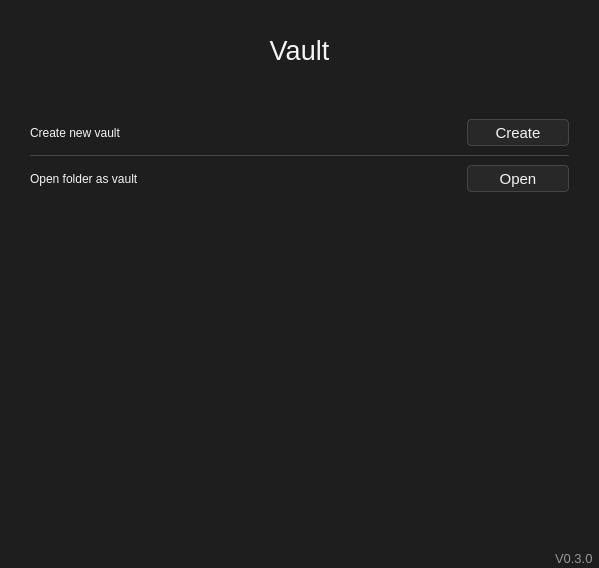
<?xml version="1.0" encoding="UTF-8"?>
<ui version="4.0">
 <class>VaultTitle</class>
 <widget class="QWidget" name="VaultTitle">
  <property name="geometry">
   <rect>
    <x>0</x>
    <y>0</y>
    <width>599</width>
    <height>568</height>
   </rect>
  </property>
  <property name="minimumSize">
   <size>
    <width>599</width>
    <height>568</height>
   </size>
  </property>
  <property name="maximumSize">
   <size>
    <width>599</width>
    <height>568</height>
   </size>
  </property>
  <property name="windowTitle">
   <string>Form</string>
  </property>
  <property name="styleSheet">
   <string notr="true">QWidget{
	background: rgb(30, 30, 30);
	color: rgb(244, 244, 244);
	font: 12pt &quot;Arial&quot;;
}

QListWidget{
	background: rgb(40, 40, 40);
	max-width: 220px;
	min-width: 220px;
	border:0px;
}

/* button */
QPushButton{
	font: 11pt;
	min-width: 100px;
	min-height: 25px;
	background: rgb(40, 40, 40);
	border: 1px solid rgb(70, 70, 70);
	border-radius: 4px;
}QPushButton:hover{
	background: rgb(60, 60, 60);
}
QPushButton::pressed{
	background: rgb(40, 40, 40);
}

/* label */
QLabel{
	background: transparent;
}
#VersionLabel{
	font: 10pt;
	color: rgb(150, 150, 150);
	padding-right: 2px;
	padding-bottom: 2px;
}

#line{
	background: rgb(70, 70, 70);
	border: 0px;
	max-height:1px;
	min-height:1px;
	min-width: 0px;
	max-width: 1000px;
}
#MainLabel{
	font: 20pt;
}
</string>
  </property>
  <layout class="QGridLayout" name="gridLayout">
   <property name="leftMargin">
    <number>0</number>
   </property>
   <property name="topMargin">
    <number>0</number>
   </property>
   <property name="rightMargin">
    <number>0</number>
   </property>
   <property name="bottomMargin">
    <number>0</number>
   </property>
   <property name="horizontalSpacing">
    <number>0</number>
   </property>
   <property name="verticalSpacing">
    <number>10</number>
   </property>
   <item row="0" column="0">
    <widget class="QLabel" name="MainLabel">
     <property name="sizePolicy">
      <sizepolicy hsizetype="Expanding" vsizetype="Fixed">
       <horstretch>0</horstretch>
       <verstretch>0</verstretch>
      </sizepolicy>
     </property>
     <property name="minimumSize">
      <size>
       <width>0</width>
       <height>100</height>
      </size>
     </property>
     <property name="maximumSize">
      <size>
       <width>16777215</width>
       <height>100</height>
      </size>
     </property>
     <property name="font">
      <font>
       <family>Arial</family>
       <pointsize>20</pointsize>
       <italic>false</italic>
       <bold>false</bold>
      </font>
     </property>
     <property name="text">
      <string>Vault</string>
     </property>
     <property name="alignment">
      <set>Qt::AlignmentFlag::AlignCenter</set>
     </property>
    </widget>
   </item>
   <item row="1" column="0">
    <layout class="QGridLayout" name="gridLayout_2">
     <property name="leftMargin">
      <number>30</number>
     </property>
     <property name="topMargin">
      <number>9</number>
     </property>
     <property name="rightMargin">
      <number>30</number>
     </property>
     <property name="bottomMargin">
      <number>9</number>
     </property>
     <property name="spacing">
      <number>9</number>
     </property>
     <item row="0" column="0">
      <widget class="QLabel" name="CreateLabel">
       <property name="text">
        <string>Create new vault</string>
       </property>
      </widget>
     </item>
     <item row="2" column="0">
      <widget class="QLabel" name="OpenLabel">
       <property name="text">
        <string>Open folder as vault</string>
       </property>
      </widget>
     </item>
     <item row="1" column="0" colspan="2">
      <widget class="Line" name="line">
       <property name="orientation">
        <enum>Qt::Orientation::Horizontal</enum>
       </property>
      </widget>
     </item>
     <item row="0" column="1">
      <widget class="QPushButton" name="CreateButton">
       <property name="sizePolicy">
        <sizepolicy hsizetype="Fixed" vsizetype="Fixed">
         <horstretch>0</horstretch>
         <verstretch>0</verstretch>
        </sizepolicy>
       </property>
       <property name="text">
        <string>Create</string>
       </property>
      </widget>
     </item>
     <item row="2" column="1">
      <widget class="QPushButton" name="OpenButton">
       <property name="text">
        <string>Open</string>
       </property>
      </widget>
     </item>
    </layout>
   </item>
   <item row="2" column="0">
    <spacer name="verticalSpacer">
     <property name="orientation">
      <enum>Qt::Orientation::Vertical</enum>
     </property>
     <property name="sizeHint" stdset="0">
      <size>
       <width>20</width>
       <height>263</height>
      </size>
     </property>
    </spacer>
   </item>
   <item row="3" column="0" alignment="Qt::AlignmentFlag::AlignRight">
    <widget class="QLabel" name="VersionLabel">
     <property name="sizePolicy">
      <sizepolicy hsizetype="Fixed" vsizetype="Fixed">
       <horstretch>0</horstretch>
       <verstretch>0</verstretch>
      </sizepolicy>
     </property>
     <property name="text">
      <string>V0.3.0</string>
     </property>
    </widget>
   </item>
  </layout>
 </widget>
 <resources/>
 <connections/>
</ui>
